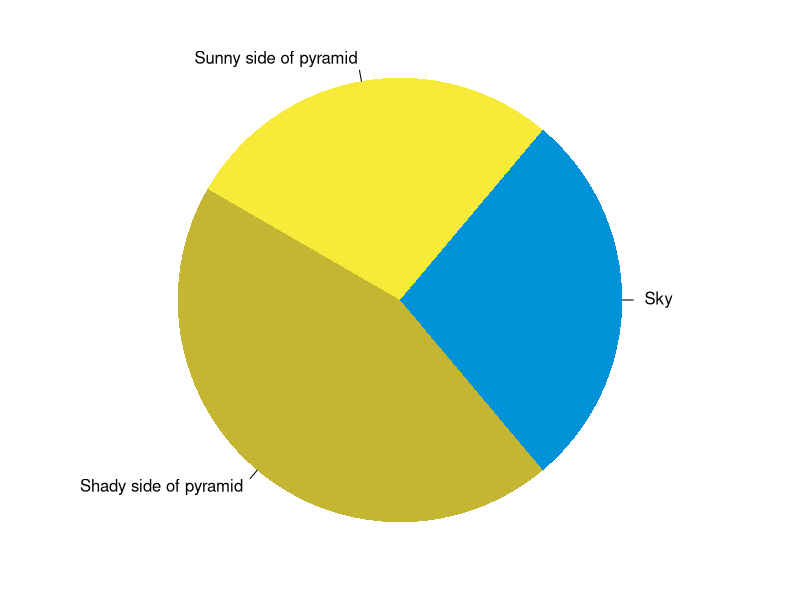

This chart was generated by the following R code:
## ---- chunk 1
knitr::opts_chunk$set(collapse = TRUE)
## ---- chunk 2
summary(cars)
fit <- lm(dist ~ speed, data = cars)
fit
## ---- chunk 3
par(mar = c(0, 1, 0, 1))
pie(
  c(100, 100, 160),
  c('Sky', 'Sunny side of pyramid', 'Shady side of pyramid'),
  col = c('#0292D8', '#F7EA39', '#C4B632'),
  init.angle = -50, border = NA
)
